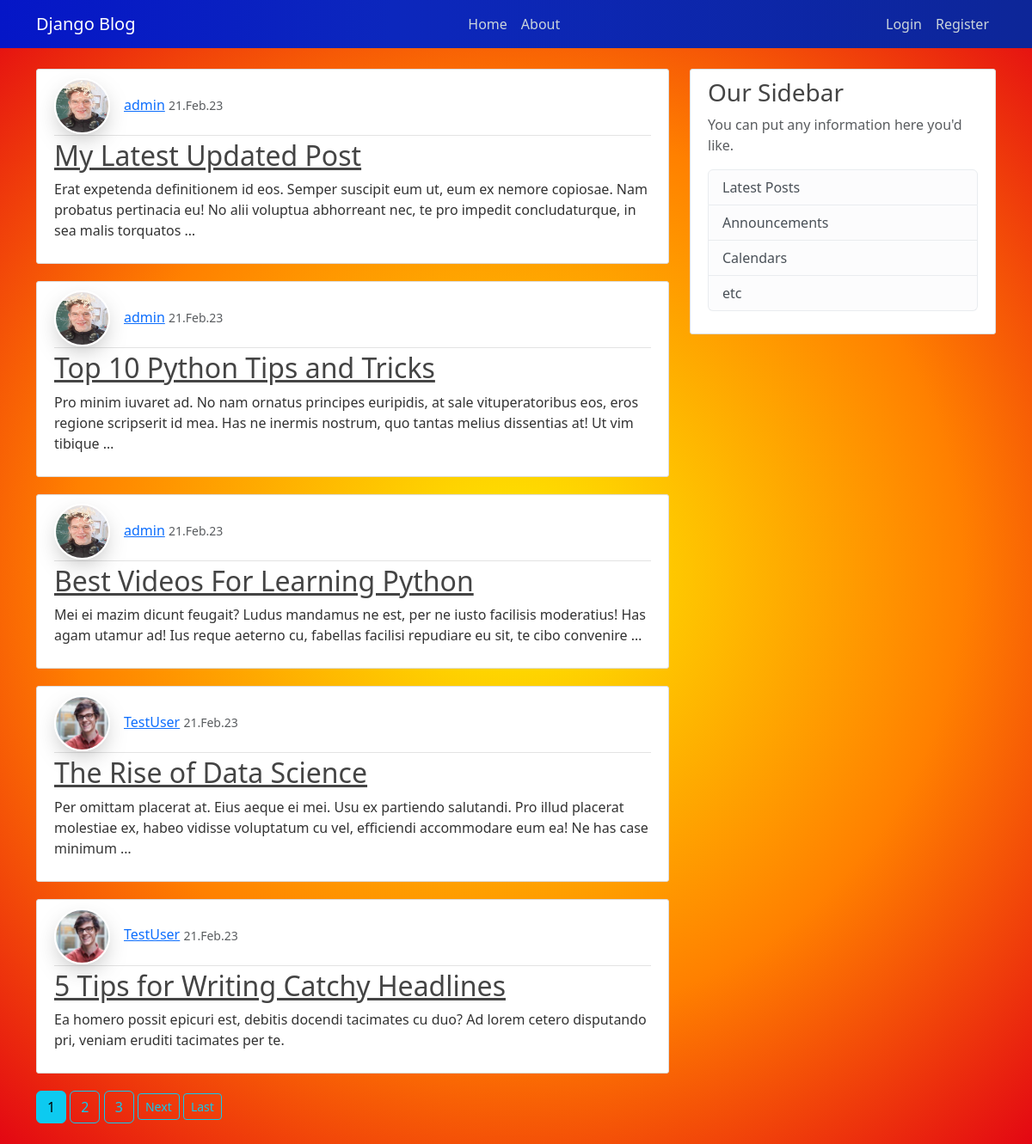
The page / on the database its author committed.
### blog/models.py (models this page shows, shortened)
class Post(models.Model):
    title = models.CharField(max_length=100)
    content = models.TextField()
    date_posted = models.DateTimeField(default=timezone.now)
    author = models.ForeignKey(User, on_delete=models.CASCADE)

### users/models.py (models this page shows, shortened)
class Profile(models.Model):
    user = models.OneToOneField(User, on_delete=models.CASCADE)
    image = models.ImageField(default='typ.png', upload_to='profile_pics')

### blog/views.py (the view)
# urls.py: path('', PostListView.as_view(), name='blog-home'),
class PostListView(ListView):
    model = Post
    template_name = 'blog/home.html'
    context_object_name = 'posts'
    ordering = ['-date_posted']
    paginate_by = 5

### blog/templates/blog/home.html (shortened to what this page needs)
{% extends "blog/base.html" %}
{% block content %}
    {% for post in posts %}
    <article class="media content-section">
        <div class="media-body">
        <div class="article-metadata">
            <a class="mr-2" href="{% url 'user-posts' post.author.username %}"><img class="rounded-circle article-img"
                src="{{ post.author.profile.image.url }}">{{ post.author }}</a>
            <small class="text-muted">{{ post.date_posted|date:'j.M.y' }}</small>
        </div>
        <h2><a class="article-title" href="{% url 'post-detail' post.id %}">{{ post.title }}</a></h2>
        <p class="article-content">{{ post.content|truncatewords:30 }} </p>
        </div>
    </article>
    {% endfor %}
    {% if is_paginated %}
        {% for num in page_obj.paginator.page_range %}
            {% if page_obj.number == num %}
                <a class="btn btn-info mb-4" href="?page={{ num }}">{{ num }}</a>
            {% elif num > page_obj.number|add:'-3' and num < page_obj.number|add:'3' %}
                <a class="btn btn-outline-info mb-4" href="?page={{ num }}">{{ num }}</a>
            {% endif %}
        {% endfor %}
        {% if page_obj.has_next %}
            <a class="btn btn-outline-info btn-sm mb-4" href="?page={{ page_obj.next_page_number }}">Next</a>
            <a class="btn btn-outline-info btn-sm mb-4" href="?page={{ page_obj.paginator.num_pages }}">Last</a>
        {% endif %}
    {% endif %}
{% endblock content %}

### blog/templates/blog/base.html (shortened to what this page needs)
{% load static %}
<!doctype html>
<html lang="en">
  <head>
   <link href="https://cdn.jsdelivr.net/npm/bootstrap@5.3.0-alpha1/dist/css/bootstrap.min.css" rel="stylesheet">
    <link rel="stylesheet" href="{% static 'blog/main.css'%}">
  </head>
  <body>
    <header class="site-header">
        <nav class="navbar navbar-expand-md navbar-dark bg-steel fixed-top">
            <div class="container">
                <a class="navbar-brand mr-4" href="{% url 'blog-home' %}">Django Blog</a>
                <div class="collapse navbar-collapse" id="navbarToggle">
                    <div class="navbar-nav mx-auto">
                        <a class="nav-item nav-link" href="{% url 'blog-home' %}">Home</a>
                        <a class="nav-item nav-link" href="{% url 'blog-about' %}">About</a>
                    </div>
                    <div class="navbar-nav">
                        {% if user.is_authenticated %}
                        <a class="nav-item nav-link" href="{% url 'post-create' %}">Create Post</a>
                        <a class="nav-item nav-link" href="{% url 'profile' %}">Profile</a>
                        <a class="nav-item nav-link" href="{% url 'logout' %}">Logout</a>
                        {% else %}
                        <a class="nav-item nav-link" href="{% url 'login' %}">Login</a>
                        <a class="nav-item nav-link" href="{% url 'register' %}">Register</a>
                        {% endif %}
                    </div>
                </div>
            </div>
        </nav>
    </header>
    <main role="main" class="container">
        <div class="row">
          <div class="col-md-8">
            {% block content %}{% endblock %}
          </div>
          <div class="col-md-4">
            <div class="content-section">
              <h3>Our Sidebar</h3>
              <p class='text-muted'>You can put any information here you'd like.
                <ul class="list-group">
                  <li class="list-group-item list-group-item-light">Latest Posts</li>
                  <li class="list-group-item list-group-item-light">Announcements</li>
                  <li class="list-group-item list-group-item-light">Calendars</li>
                  <li class="list-group-item list-group-item-light">etc</li>
                </ul>
              </p>
            </div>
          </div>
        </div>
      </main>
  </body>

### blog/static/blog/main.css (style rules this page uses)
body { background: rgb(254,237,0); background: radial-gradient(circle, rgba(254,237,0,1) 0%, rgba(255,128,0,1) 58%, rgba(227,7,19,1) 100%); color: #333333; margin-top: 5rem; }
h1, h2, h3, h4, h5, h6 { color: #444444; }
ul { margin: 0; }
.bg-steel { background: rgb(5,22,199); background: linear-gradient(90deg, rgba(5,22,199,1) 0%, rgba(12,39,189,1) 38%, rgba(13,38,152,1) 100%); }
.site-header .navbar-nav .nav-link { color: #cbd5db; }
.content-section { background: #ffffff; padding: 10px 20px; border: 1px solid #dddddd; border-radius: 3px; margin-bottom: 20px; }
.article-title { color: #444444; }
.article-content { white-space: pre-line; }
.article-img { height: 65px; width: 65px; margin-right: 16px; border: 2px solid #fff; box-shadow: 0 10px 30px -10px rgba(0,0,0,.4); }
.article-metadata { padding-bottom: 1px; margin-bottom: 4px; border-bottom: 1px solid #e3e3e3 }

### rows shown on the page
Post: author.profile.image (picture), author "admin", date_posted "21.Feb.23", title "My Latest Updated Post", content "Erat expetenda definitionem id eos. Semper suscipit eum ut, eum ex nemore copiosae. Nam probatus pertinacia eu! No alii voluptua abhorreant nec, te pro impedit concludaturque, in sea malis torquatos …"
Post: author.profile.image (picture), author "admin", date_posted "21.Feb.23", title "Top 10 Python Tips and Tricks", content "Pro minim iuvaret ad. No nam ornatus principes euripidis, at sale vituperatoribus eos, eros regione scripserit id mea. Has ne inermis nostrum, quo tantas melius dissentias at! Ut vim tibique …"
Post: author.profile.image (picture), author "admin", date_posted "21.Feb.23", title "Best Videos For Learning Python", content "Mei ei mazim dicunt feugait? Ludus mandamus ne est, per ne iusto facilisis moderatius! Has agam utamur ad! Ius reque aeterno cu, fabellas facilisi repudiare eu sit, te cibo convenire …"
Post: author.profile.image (picture), author "TestUser", date_posted "21.Feb.23", title "The Rise of Data Science", content "Per omittam placerat at. Eius aeque ei mei. Usu ex partiendo salutandi. Pro illud placerat molestiae ex, habeo vidisse voluptatum cu vel, efficiendi accommodare eum ea! Ne has case minimum …"
Post: author.profile.image (picture), author "TestUser", date_posted "21.Feb.23", title "5 Tips for Writing Catchy Headlines", content "Ea homero possit epicuri est, debitis docendi tacimates cu duo? Ad lorem cetero disputando pri, veniam eruditi tacimates per te."

### other values the page prints
{{ num }} "1"
{{ num }} "2" "3"
